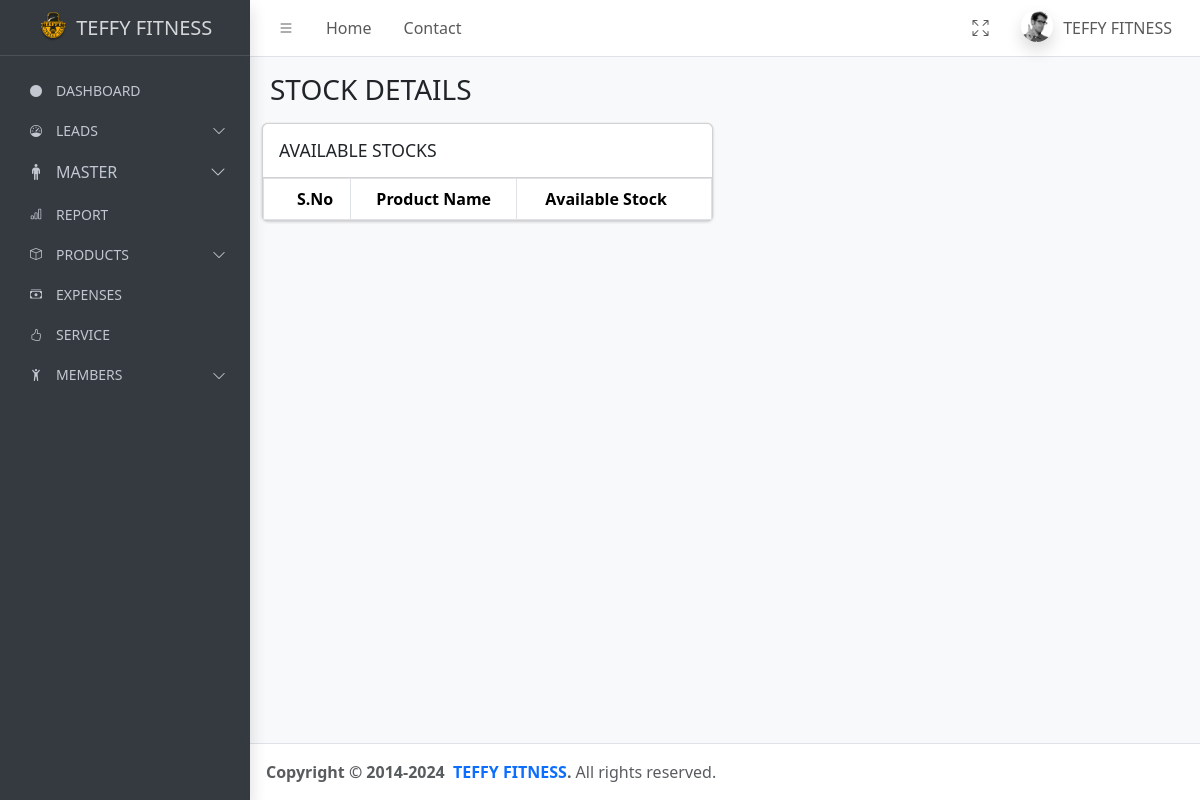
Before: /stocks/ with the older database file.
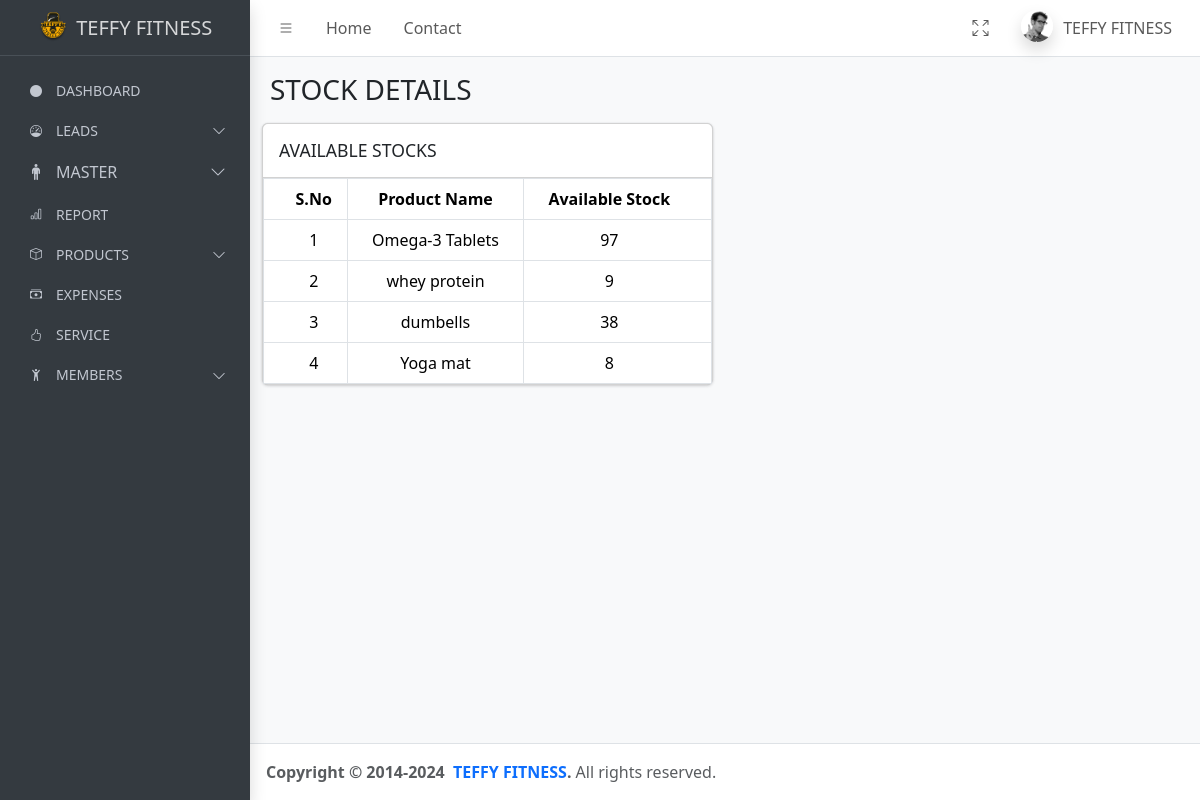
After: the same page with the newer database file.
### teffyapp/models.py (models this page shows, shortened)
class Purchase(models.Model):
    product_name = models.CharField(max_length=100, null=True, blank=True)
    brand = models.CharField(max_length=50, null=True, blank=True)
    quantity = models.IntegerField()
    amount = models.FloatField(null=True, blank=True)
    purchase_date = models.DateField(auto_now_add=True)

### teffyapp/views.py (the view)
# urls.py: path('stocks/',stocks,name="stocks"),
def stocks(request):
    stock_info = []
    products = Purchase.objects.all()
    for product in products:
        total_purchased = Purchase.objects.filter(id=product.id).values('quantity').first()['quantity']
        total_sold = Sales.objects.filter(product=product).aggregate(Sum('quantity'))['quantity__sum'] or 0
        total_returend = Returns.objects.filter(product=product).aggregate(Sum('quantity'))['quantity__sum'] or 0
        available_stock = total_purchased - total_sold + total_returend
        stock_info.append({'product_name': product.product_name, 'available_stock': available_stock})
    return render(request, 'stocks.html', {'available_stocks': stock_info})

### templates/stocks.html (shortened to what this page needs)
{% extends "base.html" %}
{% load static %}
{% block content %}
<main class="app-main">
    <div class="app-content-header">
        <div class="container-fluid">
            <div class="row">
                <div class="col-sm-6">
                    <h3 class="mb-0">STOCK DETAILS</h3>
                </div>
            </div>
        </div>
    </div>
    <div class="container-fluid">
        <div class="row">
            <div class="col-md-6">
                <div class="card mb-4">
                    <div class="card-header">
                        <h3 class="card-title">AVAILABLE STOCKS</h3>
                    </div>
                    <div class="card-body p-0">
                        <table class="table table-bordered" id="stocksTable">
                            <thead>
                                <tr>
                                    <th>S.No</th>
                                    <th>Product Name</th>
                                    <th>Available Stock</th>
                                </tr>
                            </thead>
                            <tbody>
                                {% for stock in available_stocks %}
                                <tr>
                                    <td>{{ forloop.counter }}</td>
                                    <td>{{ stock.product_name }}</td>
                                    <td>{{ stock.available_stock }}</td>
                                </tr>
                                {% endfor %}
                            </tbody>
                        </table>
                    </div>
                </div>
            </div>
        </div>
    </div>
</main>
{% endblock content %}

Changed rows visible on the page:
added Purchase: product_name "Omega-3 Tablets"
added Purchase: product_name "whey protein"
added Purchase: product_name "dumbells"
added Purchase: product_name "Yoga mat"
Other visible differences:
new list line: "1 97"
new list line: "2 9"
new list line: "3 38"
new list line: "4 8"
